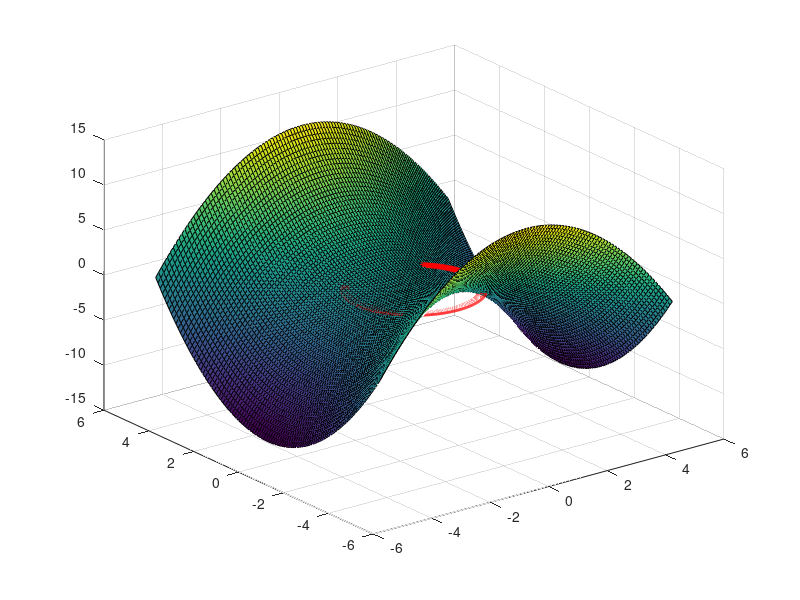
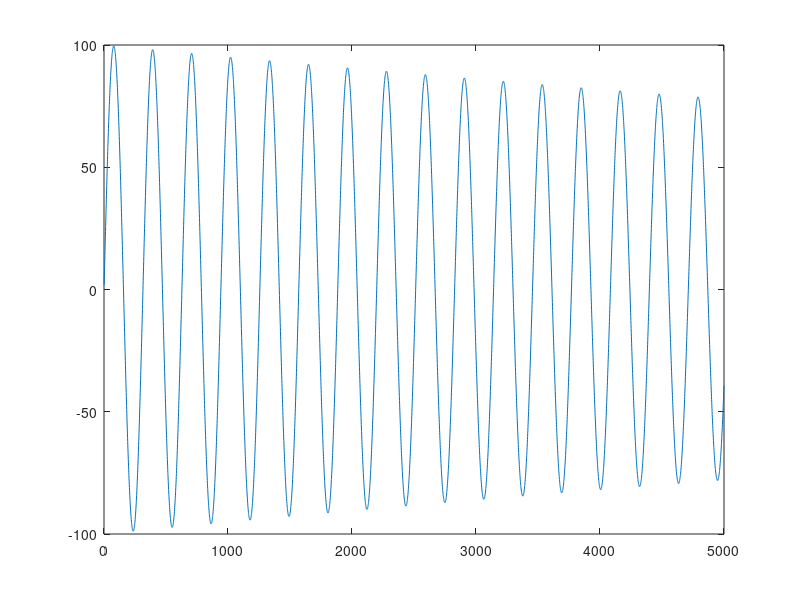

These figures' MATLAB source, in order:
clear
dt = 0.1
T_total = 100
x0 = 5
v0 = 1

r= [x0, 0, 0]
v= [0, v0, 0]
m = 1
run_simulation = 0
if run_simulation == 1
l = m*norm(r)*norm(v)
F = -r*4*pi^2./(norm(r)^3) + r*l^2/(m*norm(r)^4)
for i = 1:T_total/dt
    F = -r*4*pi^2./(norm(r)^3) + r*l^2/(m*norm(r)^4);
    v = v + (F/m)*dt;
    r = r + v*dt + 0.5*(F/m)*dt^2;
    r_vector(:,i) = r;
    plot(r_vector(1,:),r_vector(2,:))
    hold on
    scatter(r_vector(1,i),r_vector(2,i))
    hold off
    xlim([-10 10])
    ylim([-10 10])
    getframe(gcf)
    
    Lagrangian(i) = 0.5*m*norm(v)^2  + 4*pi^2./(norm(r)^1)
end

end



v = 2
k = 1
x = 0
[X,Y] = meshgrid(1:3,10:14)
[x1,v1] = meshgrid(-5:0.1:5,-5:0.1:5)
Lagrangian = 0.5*m*v1.^2  - 0.5*k*x1.^2
v = 2
k = 1
x = 0
dt = 0.01
Lagrangian_Integral = 0;
for i = 1:5000
F = -k*x
v = v + (F/m)*dt;
x = x + v*dt + 0.5*(F/m)*dt^2;
x_vector(i) = x;
v_vector(i) = v;
Lagrangian_Integral = Lagrangian_Integral + 0.5*m*v.^2  - 0.5*k*x.^2;
Lagrangian_Integral_Vector(i) = Lagrangian_Integral;
end
figure
surf(x1,v1,Lagrangian)
z = zeros(1,length(x_vector));
hold on
plot3(x_vector,v_vector,z,'r','LineWidth',2)
hold off

figure
plot(Lagrangian_Integral_Vector)